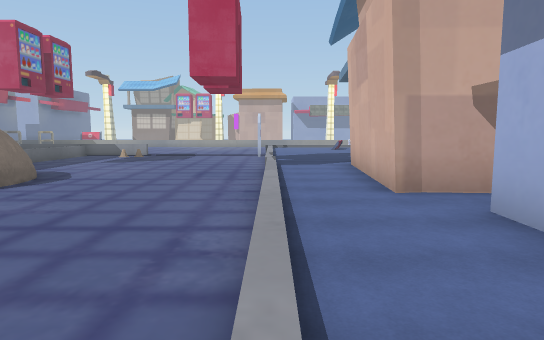
view 1 (above)

19 first-person views from a walk through a scene from a Unity 3-D project. The camera is 1.4 m above the floor, tilts 6° down and sees 75° across. The floor is counted in squares, 2 m on a side. Each view is taken from the middle of a square. On the plan, view 1 faces up. The plan holds only what a view shows up to about 11 squares ahead; the rest is blank. The place goes on beyond the plan. The player is left out. Some surface patterns are stand-ins.

view 2
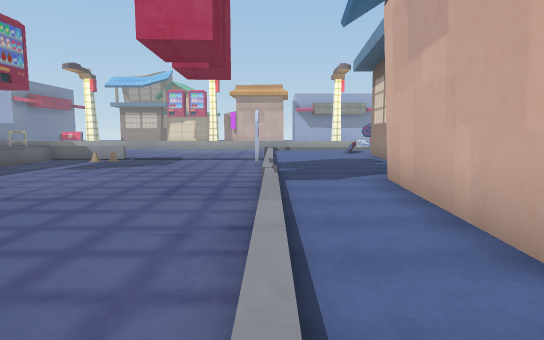

view 3
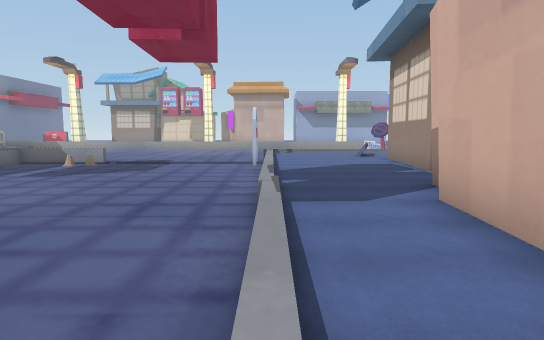

view 4
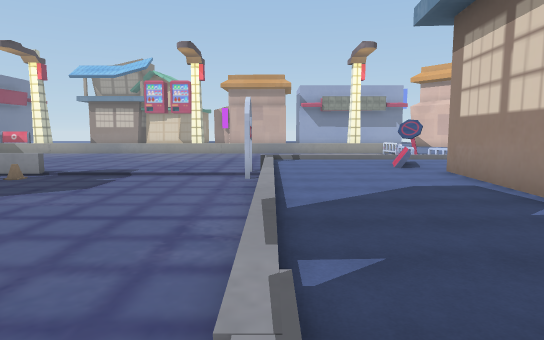

view 5
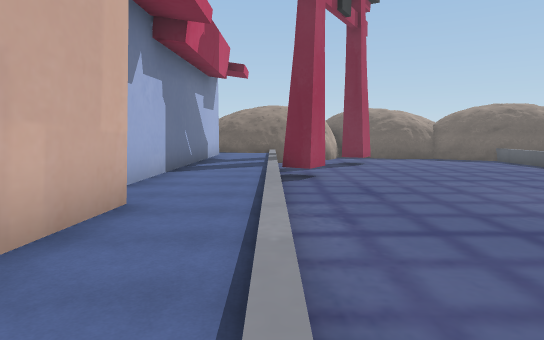

view 6
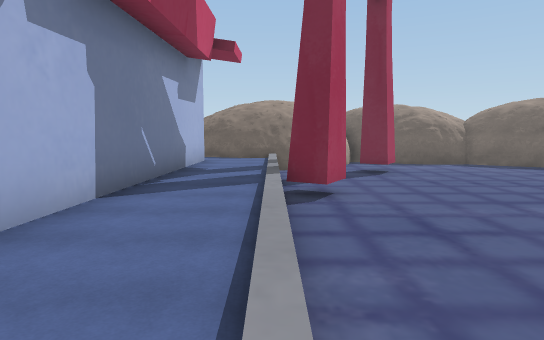

view 7
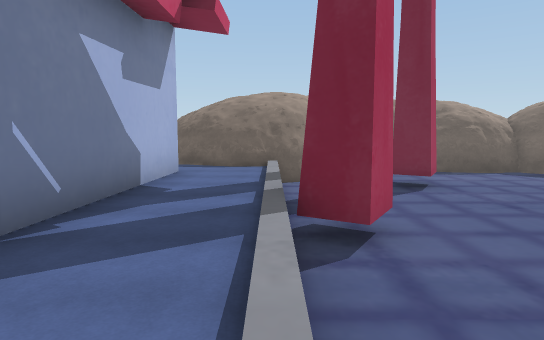

view 8
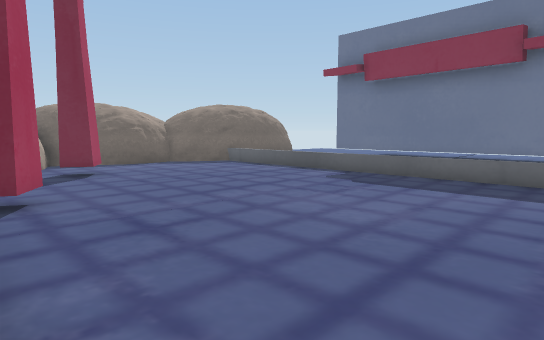

view 9
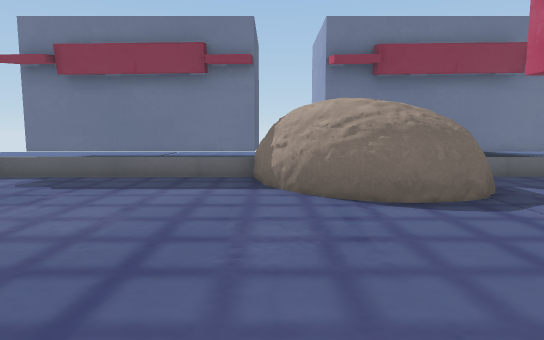

view 10
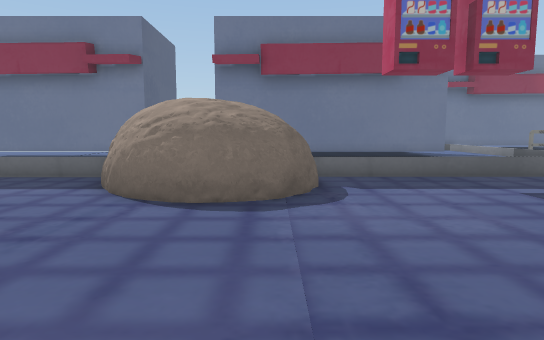

view 11
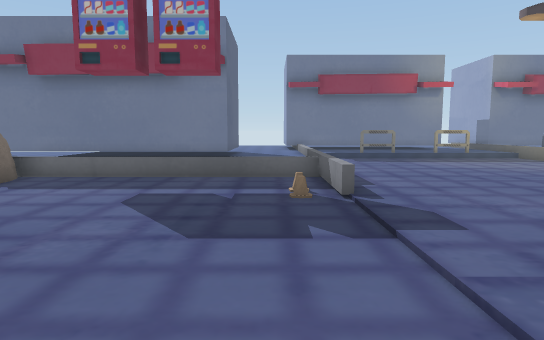

view 12
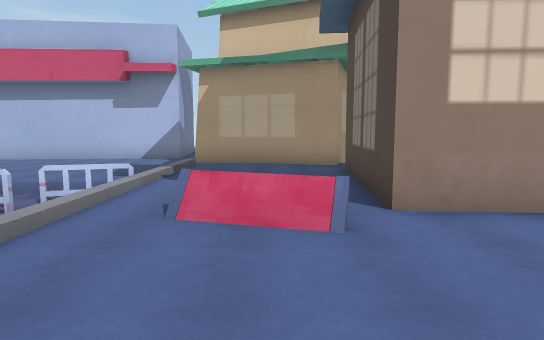

view 13
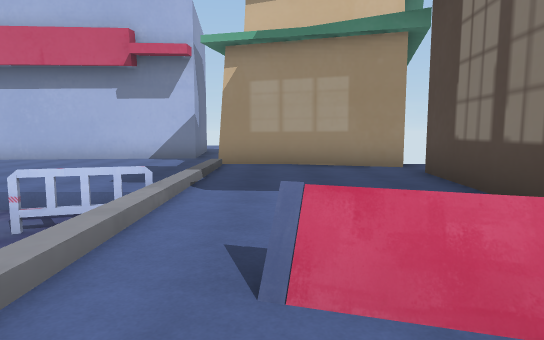

view 14
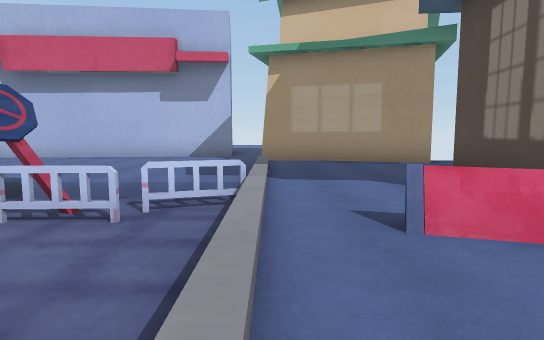

view 15
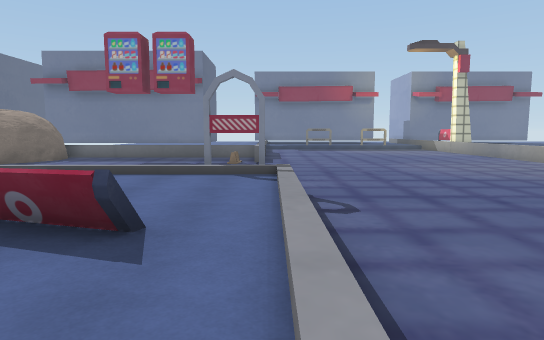

view 16
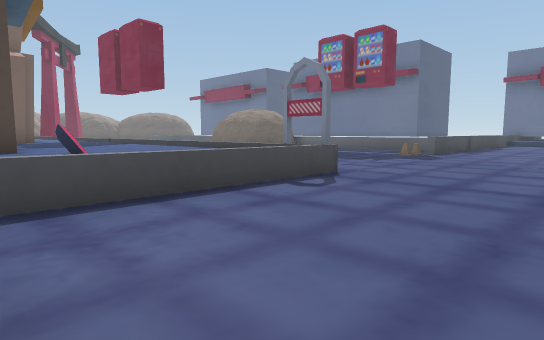

view 17
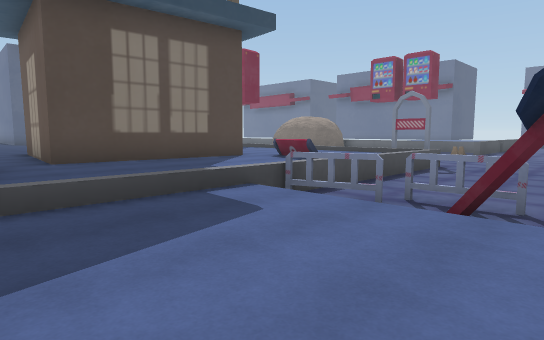

view 18
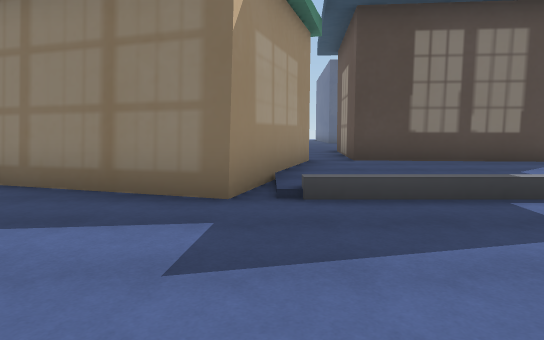

view 19
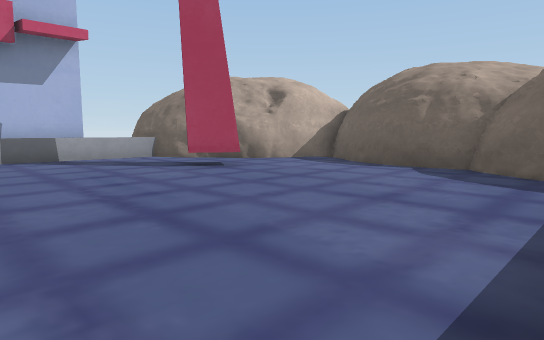

### Floor plan
Key: @ floor where view 1 was taken; # wall or solid block; . main floor; : floor 0.25 m higher than the main floor; + floor 0.75 m higher than the main floor; * floor 1 m higher than the main floor; / step, stairs or slope; = window, fence, low wall or low ledge; ^ raised ledge; H house; S sign; B block; O other object.
Columns run from 11 left of view 1 to 14 right of it. Each row starts with its distance up from view 1.
 24 ::::: ::::::::::::++++++H
 23 ::::::::::::::::OO++++++H
 22 ::::::::::::::::OB++++++H
 21 :::::::::::::::::B+++++++
 20  =::::::::S///////////H++
 19 ^^.OB.....S/***B*****HHHHH
 18 ^........../**BB*****HHH
 17 ^........../*********HHH
 16 ^........../***HHHHH*HH
 15 ^........../***H   H*
 14 ^........../***H   H*
 13 ^........../***H   H
 12 ^........../***
 11 ^.##......./***
 10  ####....../**H
  9     #....../*H
  8     #....../*H
  7   ###....../*H
  6  ##......../*H
  5 ^........../*HH
  4 ^........../***
  3 ^........../**H
  2 ^........../**H
  1 ^........../**H
  0  ..........@**H
 -1  .........#/**H
 -2  .........#/**H
 -3  ........../*H
 -4  ........../*H
 -5  ......##../**
 -6   .....#...##*
 -7   .......######
 -8   #.....##
 -9   #####.#
-10       ###

Where each view was taken, in squares from view 1:
view 1: 0 up, 0 right, facing up
view 2: 3 up, 0 right, facing up
view 3: 5 up, 0 right, facing up
view 4: 9 up, 0 right, facing up
view 5: 9 up, 0 right, facing down
view 6: 6 up, 0 right, facing down
view 7: 3 up, 0 right, facing down
view 8: 6 up, 0 right, facing down-left
view 9: 6 up, 0 right, facing left
view 10: 10 up, 0 right, facing left
view 11: 18 up, 0 right, facing left
view 12: 18 up, 0 right, facing right
view 13: 19 up, 2 right, facing right
view 14: 20 up, 1 right, facing right
view 15: 20 up, 6 right, facing left
view 16: 24 up, 5 right, facing down-left
view 17: 24 up, 10 right, facing down-left
view 18: 24 up, 10 right, facing down
view 19: 1 down, 10 left, facing down-right
